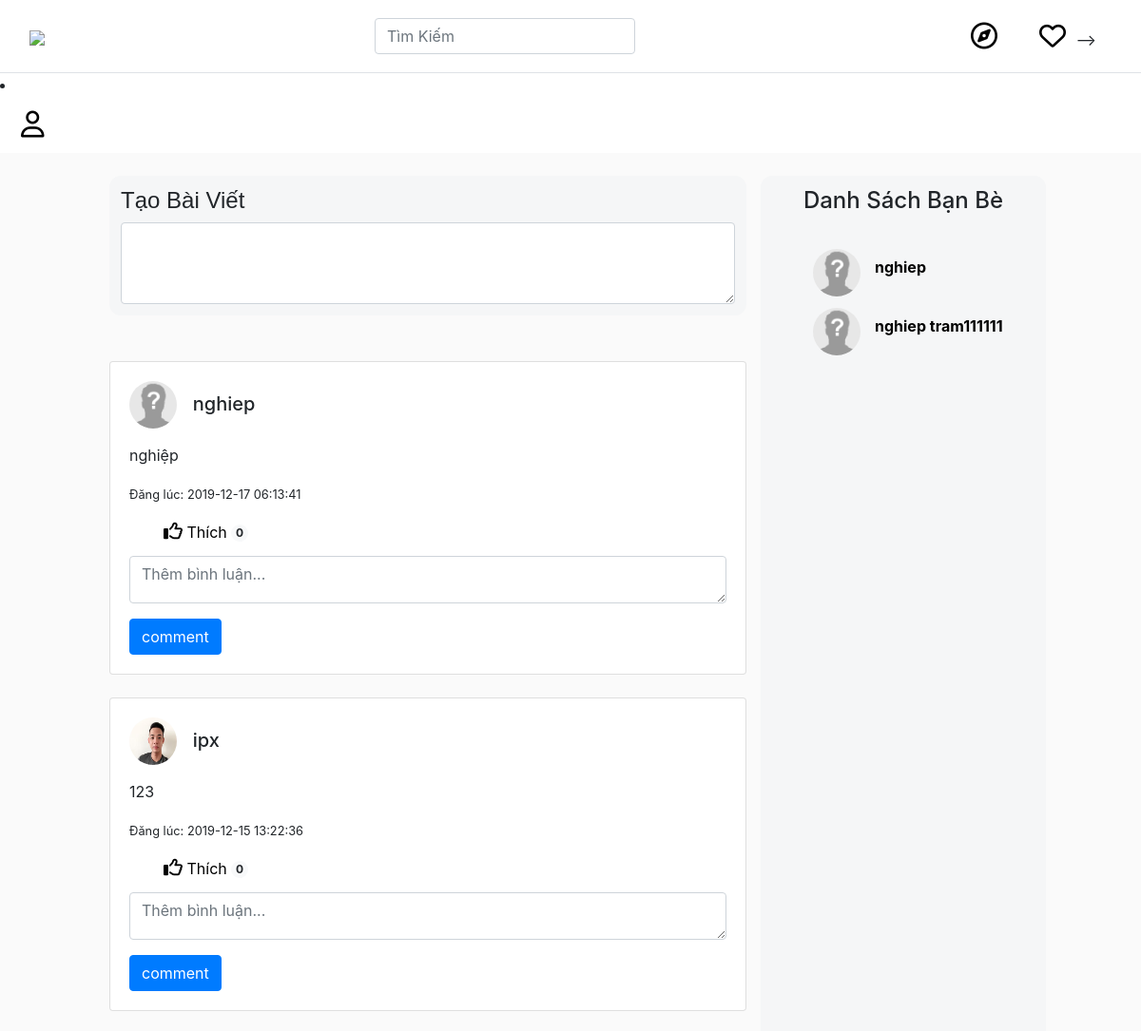
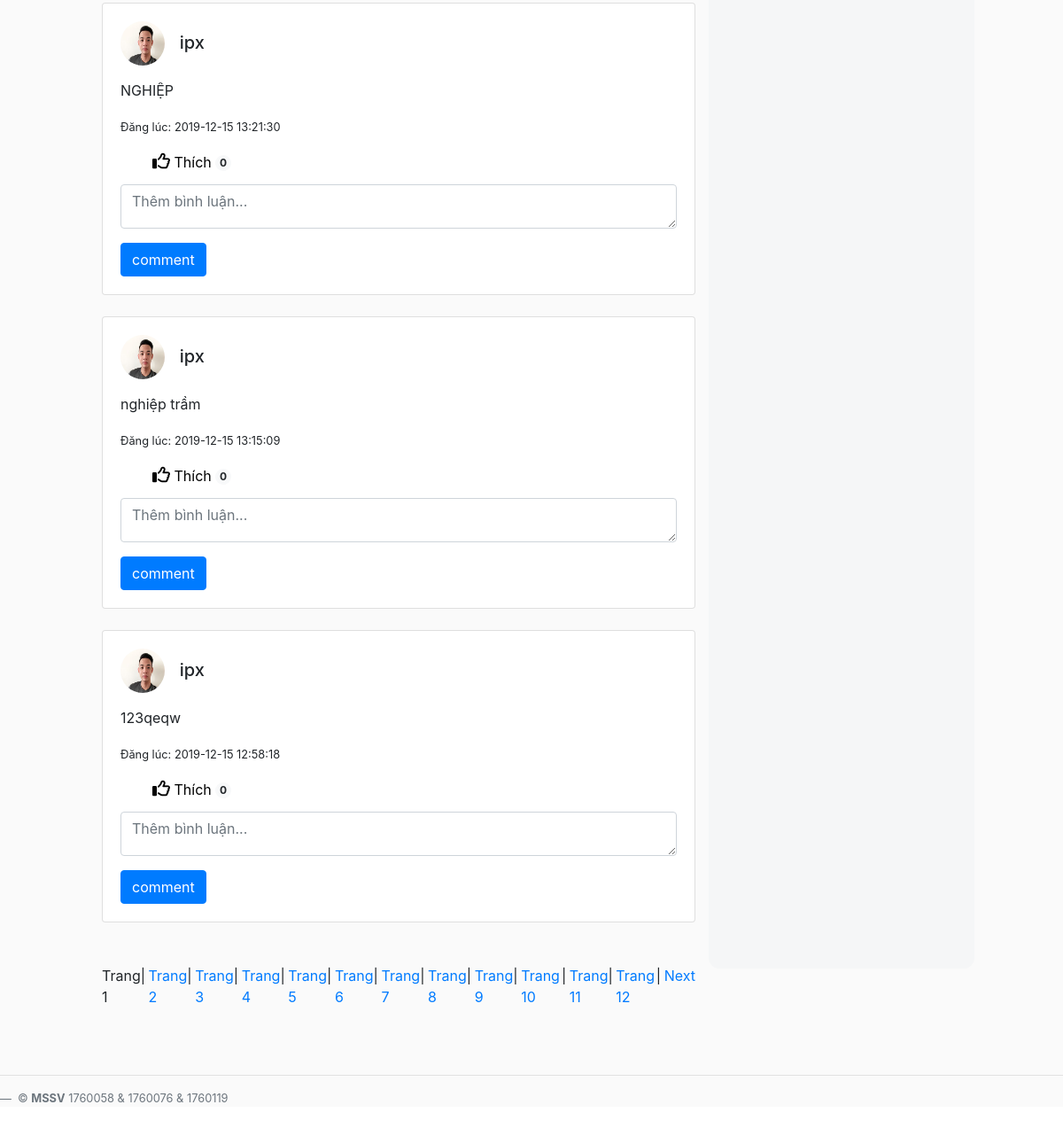
Page /index.php (signed in) on the earlier database version (2 pictures, top to bottom).
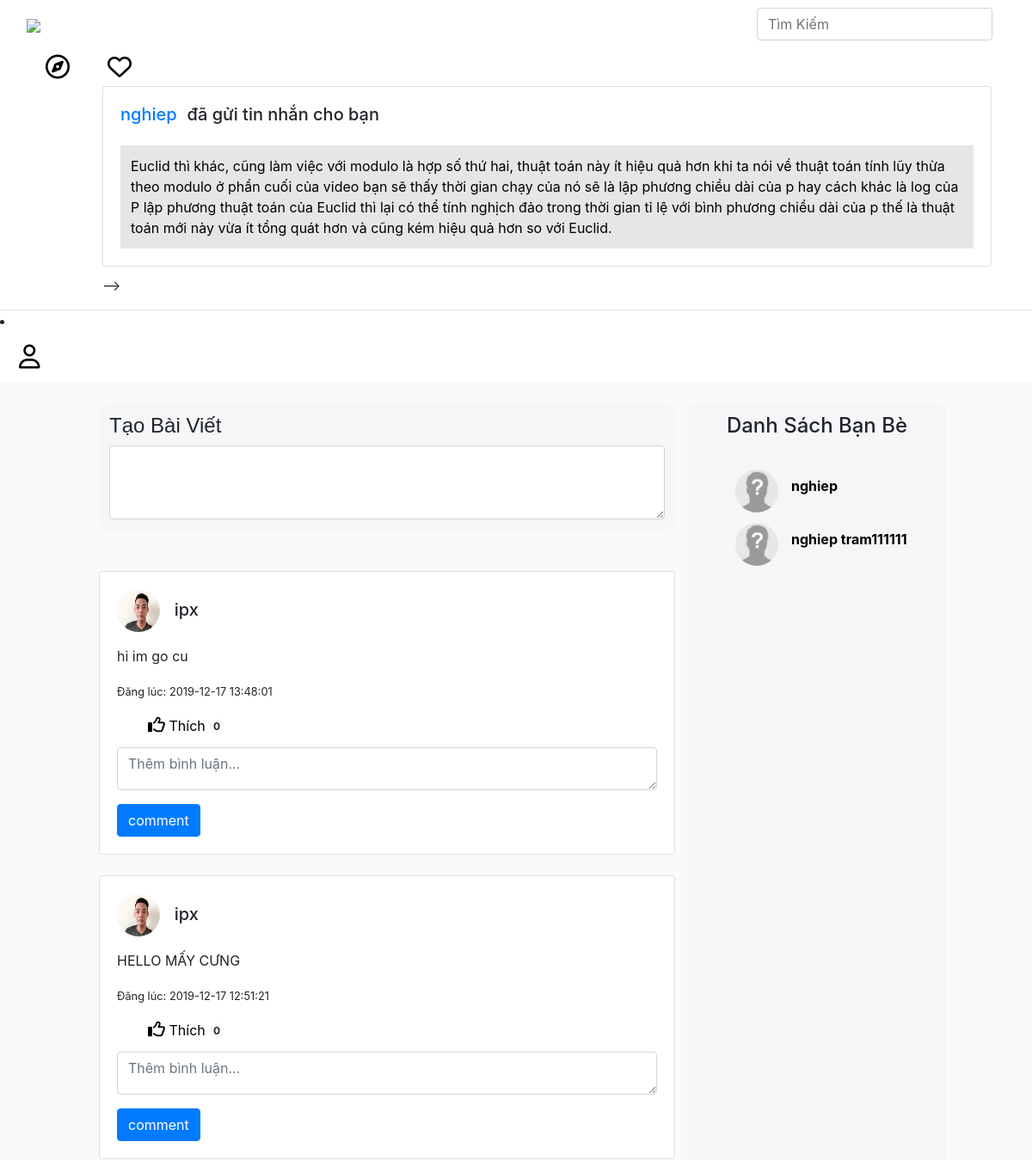
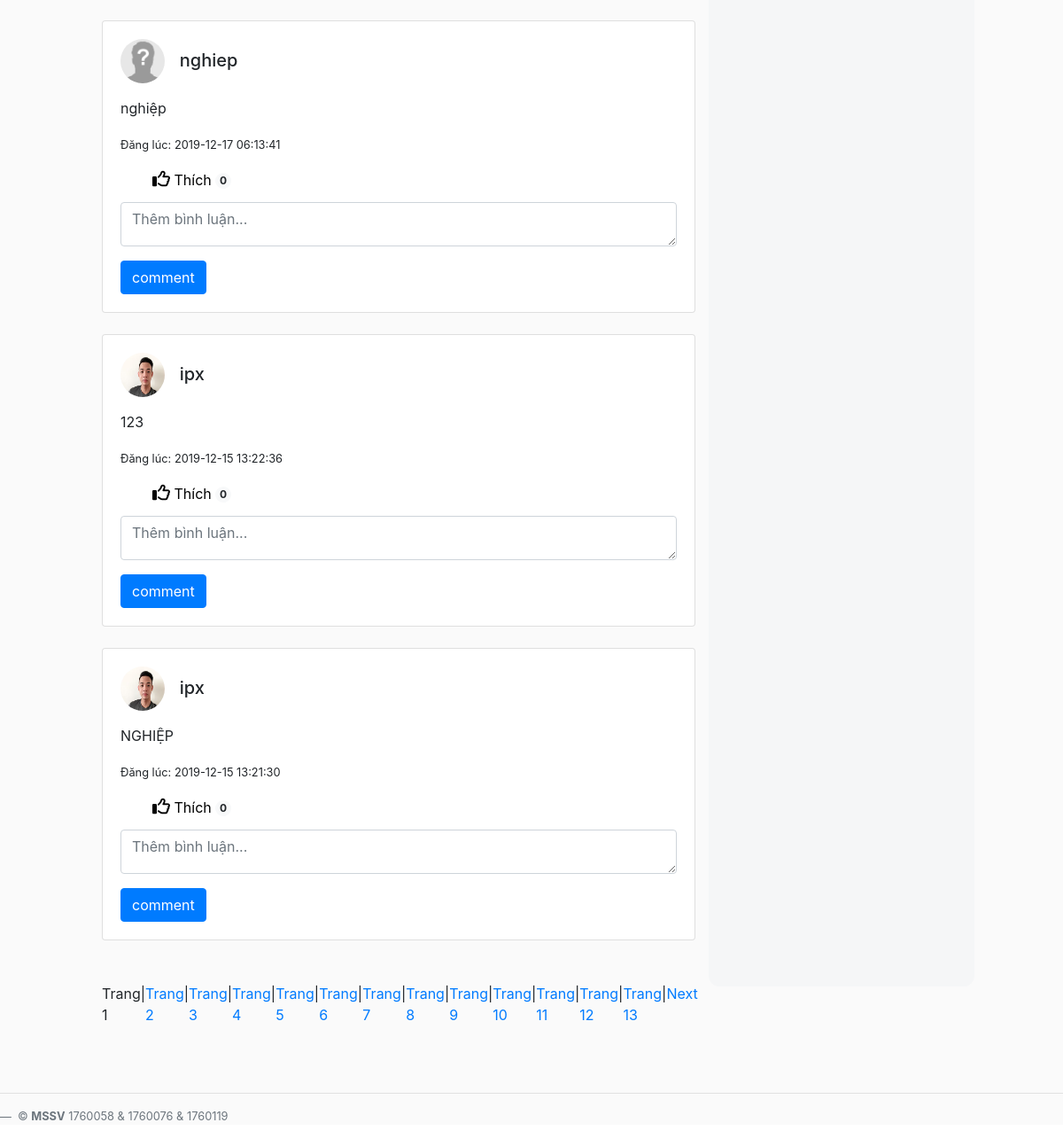
Same page on the later database version (2 pictures, top to bottom).
### tables this page shows
CREATE TABLE `posts` (
  `id` int(11) NOT NULL,
  `userId` int(11) NOT NULL,
  `content` varchar(1024) NOT NULL,
  `createdAt` timestamp NOT NULL DEFAULT current_timestamp() ON UPDATE current_timestamp()
);

CREATE TABLE `users` (
  `id` int(11) NOT NULL,
  `fullname` varchar(255) NOT NULL,
  `phone` varchar(20) NOT NULL,
  `email` varchar(255) NOT NULL,
  `password` varchar(60) NOT NULL,
  `hasAvatar` int(11) DEFAULT 0,
  `status` int(11) DEFAULT 1,
  `code` varchar(16) NOT NULL,
  `code2` varchar(16) NOT NULL
);

CREATE TABLE `messages` (
  `id` int(11) NOT NULL,
  `content` text NOT NULL,
  `userId1` int(11) NOT NULL,
  `userId2` int(11) NOT NULL,
  `type` int(11) NOT NULL,
  `createdAt` timestamp NOT NULL DEFAULT current_timestamp() ON UPDATE current_timestamp()
);

### functions.php (called while the page is built, shortened)
<?php
function findUserById($id) {
  global $db;
  $stmt = $db->prepare("SELECT * FROM users WHERE id = ?");
  $stmt->execute(array($id));
  $user = $stmt->fetch(PDO::FETCH_ASSOC);
  return $user;
}
  function userLiked($post_id,$userid)
  {
    $conn= mysqli_connect ('localhost','root','', 'doan1');
    $sql = "SELECT * FROM likes WHERE userId=$userid
          AND post_id=$post_id ";
    $result = mysqli_query($conn, $sql);
    if (mysqli_num_rows($result) > 0) {
      return true;
    }else{
      return false;
    }
  }
  function getLikes($id)
    {
      global $db;
      $stmt = $db->prepare("SELECT COUNT(*) FROM likes WHERE post_id = ?");
      $stmt->execute(array($id));
      return $stmt->fetch(PDO::FETCH_ASSOC);
    }
  function getNewFeedsForuserId($userId) {
    $conn= mysqli_connect ('localhost','root','', 'doan1');
    $result = mysqli_query ($conn, 'select count(id) as total from posts');
    $row = mysqli_fetch_assoc($result);
    $total_records = $row['total'];
    $current_page = isset($_GET['page']) ? $_GET['page'] : 1;
    $limit = 5;
    $total_page = ceil($total_records/$limit);
    $start = ($current_page - 1) * $limit;
    global $db;
    $friends = getFriends($userId);
    $friendIds = array();
    foreach ($friends as $friend) {
      $friendIds[] = $friend['id'];
    }
    $friendIds[] = $userId;
    $stmt = $db->prepare("SELECT p.id, p.userId, u.fullname as userFullname, u.hasAvatar as userHasAvatar, p.content, p.createdAt FROM posts as p LEFT JOIN users as u ON u.id = p.userId  WHERE p.userId IN (" . implode(',', $friendIds) .  ") ORDER BY createdAt DESC  LIMIT $start, $limit");
    $stmt->execute();
    $posts = $stmt->fetchAll(PDO::FETCH_ASSOC);
    return $posts;
  }
function getFriends($userId) {
  global $db;
  $stmt = $db->prepare("SELECT * FROM friendship WHERE userId1 = ? OR userId2 = ?");
  $stmt->execute(array($userId, $userId));
  $following = $stmt->fetchAll(PDO::FETCH_ASSOC);
  $friendship = array();
  for ($i = 0; $i < count($following); $i++) {
    $row1 = $following[$i];
    if ($userId == $row1['userId1']) {
      $userId2 = $row1['userId2'];
      for ($j = 0; $j < count($following); $j++) {
        $row2 = $following[$j];
        if ($userId == $row2['userId2'] && $userId2 == $row2['userId1']) {
          $friendship[] = findUserById($userId2);
        }
      }
    }
  }
  return $friendship;
}
function getLatestConversations($userId) {
  global $db;
  $stmt = $db->prepare("SELECT userId2 AS id, u.fullname, u.hasAvatar FROM messages AS m LEFT JOIN users AS u ON u.id = m.userId2 WHERE userId1 = ? GROUP BY userId2 ORDER BY createdAt DESC");
  $stmt->execute(array($userId));
  $result = $stmt->fetchAll(PDO::FETCH_ASSOC);
  for ($i = 0; $i < count($result); $i++) {
    $stmt = $db->prepare("SELECT * FROM messages WHERE userId1 = ? AND userId2 = ? ORDER BY createdAt DESC LIMIT 1");
    $stmt->execute(array($userId, $result[$i]['id']));
    $lastMessage = $stmt->fetch(PDO::FETCH_ASSOC);
    $result[$i]['lastMessage'] = $lastMessage;
  }
  return $result;
}
?>

### init.php (called while the page is built, shortened)
<?php
require_once('functions.php');
if (isset($_SESSION['userId'])) {
    $currentUser = findUserById($_SESSION['userId']);
  }

### pagination.php (called while the page is built, shortened)
<?php
$conn= mysqli_connect ('localhost','root','', 'doan1');
$result = mysqli_query ($conn, 'select count(id) as total from posts');
$row = mysqli_fetch_assoc($result);
$total_records = $row['total'];
$current_page = isset($_GET['page']) ? $_GET['page'] : 1;
$limit = 2;
$total_page = ceil($total_records/$limit);
?>

### shownew.php (the view, shortened to what the changed rows need)
<!-- <?php
    require_once 'init.php';
?> -->
<?php
foreach ($newFeeds as $post) :  ?>
<div class="card" style="width: 100vw; margin-top: 2vw">
    <div class="card-body">
        <h5 class="card-title">
            <div class="row">
                <div class="col-1" style="margin-right: 1vw">
                    <?php if ($post['userHasAvatar']) : ?>
                    <img class="avatar" src="./IMG/<?php echo $post['userId'] ?>.jpg">
                    <?php else : ?>
                    <img class="avatar" src="no-avatar.jpg">
                    <?php endif; ?>
                </div>
                <div class="col-10" style="margin-top: 1vw">
                    <?php echo $post['userFullname'] ?>
                </div>
            </div>
        </h5>
        <p class="card-text">
            <p><?php echo $post['content'] ?></p>
            <small>Đăng lúc: <?php echo $post['createdAt'] ?></small>
        </p>
            <?php $countlike=getLikes($post['id']);
                            ;?>
            <div class="btn-group"style="position: relative;bottom:6px;left:23px">
                                                <?php if (userLiked($post['id'],$currentUser['id'])): ?>
                                                <a class="btn"name="unlike"id="unlike"href="like.php?from=index&type=unlike&id=<?php echo $post['id'] ?>"><i style='font-size:20px' class='far fa-thumbs-up'data-toggle="tooltip" title="Cảm xúc của bạn với status này!!"></i> Thích  <span class="badge badge-primary  rounded-circle" ><?php echo implode(" ",$countlike);?></span></a>
                                                <?php else:?>
                                                <a class="btn"name="like"id="like"href="like.php?from=index&type=like&id=<?php echo $post['id'] ?>"style='color:black'><i style='font-size:20px' class='far fa-thumbs-up'data-toggle="tooltip" title="Cảm xúc của bạn với status này!!"></i> Thích  <span class="badge badge-light  rounded-circle"><?php echo implode(" ",$countlike);?></span></a>
                                                <?php endif ?>
                                        </div>&emsp;&emsp;
                                    <form action="comments.php?from=index&type=upcommentindex&id=<?php echo $post['id'] ?>" method="POST" >
                                            <div class="form-group">
                                                <textarea style="height:50px" class="form-control" name="contents" id="contents" rows="3"placeholder="Thêm bình luận..."></textarea>
                                            </div>
                                            <button type="submit" class="btn btn-primary" name="upcomment">comment</button>
                                        </form>
    </div>
    </div>
<?php endforeach; ?>

### index.php (shortened to what the changed rows need)
<?php
require_once 'init.php';
if ($currentUser) {
    $newFeeds = getNewFeedsForuserId($currentUser['id']);
  }
?>
<?php include 'InHeader.php' ?>
<div style="background: #fafafa">
    <div class="row" style="margin: 0 0 2vw 0">
        <div class="col-7">
                    <?php include "post.php"?>
                <?php include "shownew.php"?>
        </div>
        <div class="pagination">
                <?php include "showpagination.php"?>
                </div>
</div>
</div>
<div class="col-3" style="background: #f5f6f7; border-radius: 1vw 1vw 1vw 1vw; margin-top: 2vw; margin-bottom: 5vw">
        <?php
        require_once 'init.php';
        $friends = getFriends($currentUser['id']);
        ?>
        <ul style="list-style: none;">
        <?php foreach ($friends as $friend) : ?>
            <a href="profile.php?id=<?php echo $friend['id']; ?>" style="text-decoration: none; color: black;">
            <li style="margin-bottom: 1vw;">
                <div class="row">
                <div class="col-3" style="margin-right: 0">
                <img class="avatar"
                src="<?php echo file_exists('./IMG/' . $friend['id'] . '.jpg') ? ('./IMG/' . $friend['id'] . '.jpg') : ('./IMG/0.jpg') ?>">
                </div>
                <div class="col-9" style="margin-top: 0.6vw">
                <b><?php echo $friend['fullname'] ?></b>
                </div>
            </li>
            </a>
        <?php endforeach; ?>
        </ul>
</div>
<?php include 'footer.php' ?>

### showpagination.php (shortened to what the changed rows need)
<?php
    for($i = 1; $i<=$total_page; $i++){
        if($i == $current_page)
        {
            echo'<span style="text-decoration: none"> &nbsp Trang '.$i.'</span> &nbsp |';
        }
        else{
            echo'<a href="index.php?page='.$i.'" style="text-decoration: none" >&nbsp Trang '.$i.'</a> &nbsp |';
        }
    }
    if($current_page <$total_page && $total_page>1)
    {
        echo '<a href="index.php?page='.($current_page + 1).'" style="text-decoration: none"> &nbsp Next </a> ';
    }
?>

### notification.php (shortened to what the changed rows need)
<?php
require_once 'init.php';
$conversations = getLatestConversations($currentUser['id']);
?>
<div class="modal fade" id="notification" tabindex="-1" role="dialog" aria-labelledby="exampleModalLabel" aria-hidden="true">
<div class="modal-dialog" role="document">
  <?php foreach ($conversations as $conversation) : ?>
<div class="card" style="margin-bottom: 10px;">
  <div class="card-body">
    <h4 class="card-title">
        <a href="conversation.php?id=<?php echo $conversation['id'] ?>" style="font-size: 20px; float: left;"><?php echo $conversation['fullname'] ?></a>
          <p style="font-size: 20px; margin-left:1vw; float: left"> đã gửi tin nhắn cho bạn </p>
    </h4>
    <a href="conversation.php?id=<?php echo $conversation['id'] ?>" style="text-decoration: none; color: black">
    <br><form style="background-color: rgba(192,192,192,0.4); padding: 1vw; margin-top: 1vw">
    <?php echo $conversation['lastMessage']['content'] ?>
    </form>
    </a>
  </div>
</div>
<?php endforeach; ?> -->
</div>
</div>
</div>

Differences in the rows shown:
no longer on this page (row unchanged): posts: userId.fullname "ipx", content "nghiệp trầm", createdAt "2019-12-15 13:15:09", countlike "0"
no longer on this page (row unchanged): posts: userId.fullname "ipx", content "123qeqw", createdAt "2019-12-15 12:58:18", countlike "0"
added messages: content "Euclid thì khác, cũng làm việc với modulo là hợp số thứ hai, thuật toán này ít hiệu quả hơn khi ta nói về thuật toán tính lũy thừa theo modulo ở phần cuối của video bạn sẽ thấy thời gian chạy của nó sẽ là lập phương chiều dài của p hay cách khác là log của P lập phương thuật toán của Euclid thì lại có thể tính nghịch đảo trong thời gian tỉ lệ với bình phương chiều dài của p thế là thuật toán mới này vừa ít tổng quát hơn và cũng kém hiệu quả hơn so với Euclid."
added posts: userId.fullname "ipx", content "hi im go cu", createdAt "2019-12-17 13:48:01", countlike "0"
added posts: userId.fullname "ipx", content "HELLO MẤY CƯNG", createdAt "2019-12-17 12:51:21", countlike "0"
Other differences:
new list line: "nghiep đã gửi tin nhắn cho bạn"
new list line: "13"
